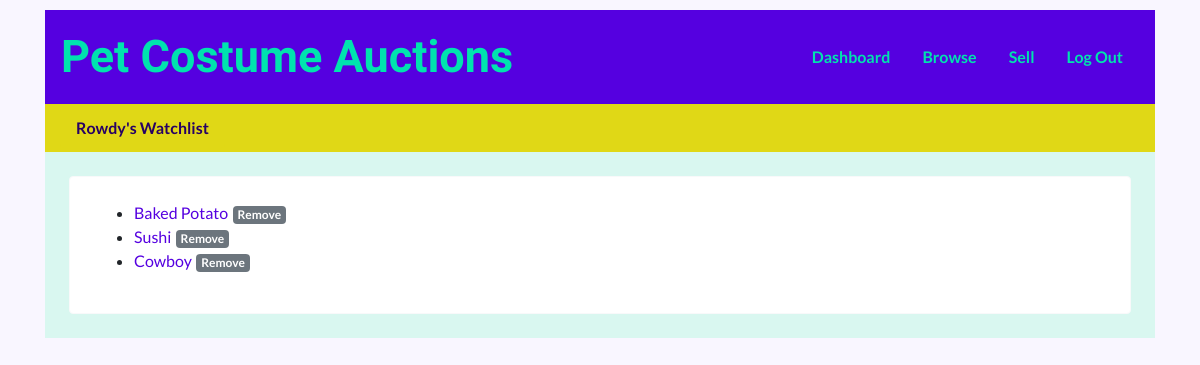
Before: /watchlist (signed in) with the older database file.
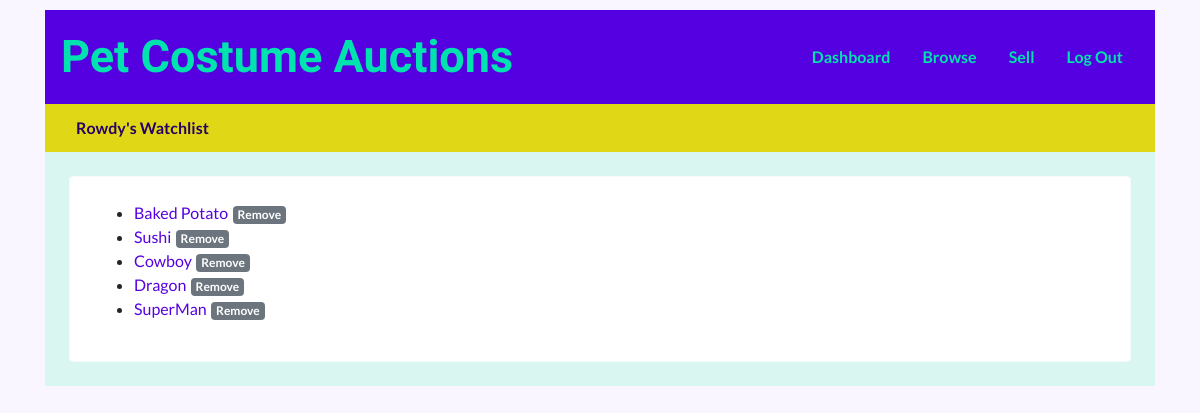
After: the same page with the newer database file.
### auctions/models.py (models this page shows)
class WatchedListing(models.Model):
    item = models.ForeignKey(Listing, related_name="watched", on_delete=models.CASCADE, null=True)
    watcher = models.ManyToManyField(User, related_name="watching")
    def __str__(self):
        return f"{self.item}"

class Listing(models.Model):
    title = models.CharField(max_length=50)
    description = models.TextField(max_length=250)
    imageURL = models.URLField(max_length=250, blank=True, null=True)
    listing_created = models.DateField(auto_now_add=True)
    last_modified = models.DateTimeField(auto_now=True, blank=True, null=True)
    creator = models.ForeignKey(User, on_delete=models.CASCADE, related_name="listings_by_creator")
    winner = models.ForeignKey(User, on_delete=models.CASCADE, blank=True, null=True, related_name="winnings")
    STATUS = Choices('Active', 'Closed')
    status = StatusField()
    current_price = models.DecimalField(max_digits=10, blank=True, null=True, decimal_places=2)
    reserve = models.DecimalField(max_digits=10, decimal_places=2, default=0.01, validators = [MinValueValidator(Decimal('0.01'))])
    categories = models.ManyToManyField(Category, related_name="items_by_category")
    pet_type = models.ForeignKey(Pet, on_delete=models.CASCADE, related_name="items_by_pet")
    def __str__(self):
        return f"{self.title}"
    class Meta:
        ordering = ['-last_modified']

### auctions/views.py (the view)
# urls.py: path("watchlist", views.watchlist, name="watchlist"),
@login_required()
def watchlist(request):
    user = request.user
    listings = user.watching.all()
    return render(request, "auctions/watchlist.html", {
        "listings": listings
    })

### auctions/templates/auctions/watchlist.html (shortened to what this page needs)
{% extends "auctions/layout.html" %}
{% block body %}
<div class="container main-content">
    <div class="row pt-1 bg-yellow">
        <div class="col">
        <ul class="nav nav-pills mb-1 sub-nav" id="pills-tab" role="tablist">
            <li class="nav-item pill-section" role="presentation">
                <a class="nav-link disabled" id="pills-subnav" data-bs-toggle="pill" href="" role="tab" aria-controls="pills-subnav" aria-selected="false">{{ user | capfirst }}'s Watchlist</a>
            </li>
        </ul>
        </div>
    </div>
    <div class="row">
        <div class="col p-4 ">
            <div class="container rounded border border-light main-lt-bg">
                <div class="row">
                <div class="col p-4">
                    <ul>
                        {% for listing in listings %}
                        <li>
                            <a href="{% url 'listing' listing.item.id %}">{{ listing }}</a> <a href="{% url 'watchlist_edit' listing.item.id %}" class="badge badge-secondary">Remove</a>
                        </li>
                        {% endfor %}
                    </ul>
                </div>
                </div>
            </div>
        </div>
    </div>
</div>
{% endblock %}

Changed rows visible on the page:
added WatchedListing: item.title "Dragon"
added WatchedListing: item.title "SuperMan"
